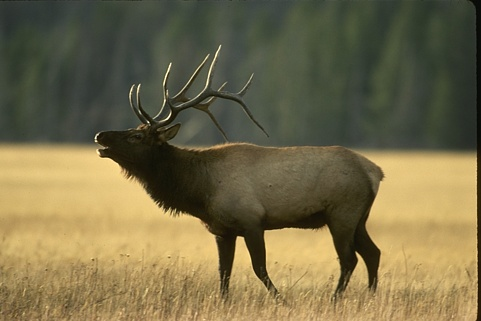
#> input picture imgQ41.jpg, 481 x 321 px
$ jupyter execute lab3.ipynb   (older library calls are emulated)
#> lines starting #> are read from the running program, lines starting #| are printed output that depends on the picture; after the words box and inside, x2 and y2 are one past the last pixel; in counts of white or black regions, pixels touching at a corner belong together
#> further down, img1 is the input picture: shape (321, 481, 3); mean B, G, R 73.5, 107.6, 117.1
[cell 1]
import sys
from sklearn.cluster import MeanShift,estimate_bandwidth
from cv2 import cv2
import numpy as np
import matplotlib.pyplot as plt
from itertools import cycle
from scipy import ndimage as ndi
from skimage.segmentation import watershed
from skimage.feature import peak_local_max


def mshift(img_tmp):
    # most of the codes are from :A demo of the mean-shift clustering algorithm
    # offerred by teacher
    shape = img_tmp.shape
#> shape = (321, 481, 3)
    img = np.reshape(img_tmp,[-1,3]) # convert rbg color matrix to flattened matrix

    bandwidth = estimate_bandwidth(img, quantile=0.3, n_samples=500)
#> bandwidth = 45.92
    # if auto banwidth is used, the program will be time out
    # smaller quantile chosen, more realistic picture will shown,
    # more clusters will be found
    # infact choosing quantile like 0.2 or 0.3 is better.
    # we will get a grapg a little bit like cartoon
    ms = MeanShift(bandwidth=bandwidth, bin_seeding=True)
    ms.fit(img)
    labels = ms.labels_
    # when labels are found, segementation graph is found
    # the following codes are for drawing the scattergram
    cluster_centers = ms.cluster_centers_
#> cluster_centers = [[57.59, 73.03, 67.46], [114.8, 181.3, 212.2]]
    labels_unique = np.unique(labels)
#> labels_unique = [0, 1]
    n_clusters_ = len(labels_unique)
#> n_clusters_ = 2
    print("number of estimated clusters : %d" % n_clusters_)
#| number of estimated clusters : 2
    colors = cycle('bgrcmykbgrcmykbgrcmykbgrcmyk')
    for k, col in zip(range(n_clusters_), colors):  # begin to draw the plot imgae
        my_members = labels == k  # my_members will be 1 if  k == labels, else 0. interesting.
        cluster_center = cluster_centers[k]
        plt.plot(img[my_members, 0], img[my_members, 1], col + '.')
        plt.plot(cluster_center[0], cluster_center[1], 'o', markerfacecolor=col,
             markeredgecolor='k', markersize=14)
#> this loop made 2 passes
    plt.savefig('meanshift.jpg')
    mean_fig = cv2.imread('meanshift.jpg',1)
    segmentedimg = cluster_centers[np.reshape(labels,shape[:2])]
    # convert flattened image back to normal

    return mean_fig,segmentedimg

def water_shed(image):
    # Generate the markers as local maxima of the distance to the background
    distance = ndi.distance_transform_edt(image)
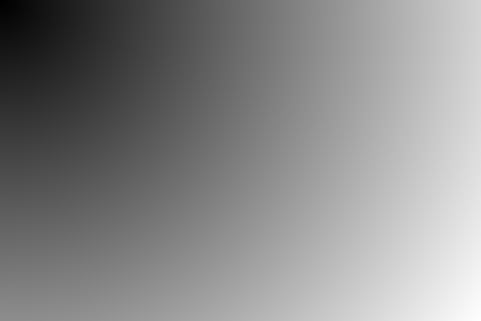
#> distance: shape (321, 481) float64; min 1, max 577.4, mean 310.5; drawn with min black and max white

    # local_maxi = peak_local_max(distance, indices=False, footprint=np.ones((3, 3)),
    #                             labels=image)

    # I don't know why if using footprint = np.one((3,3)) will cause bugs while facing
    # imgQ42, imgQ41 has the same shape as imgQ42, but imgQ41 won't cause bugs,
    # I have no idea on this problem, I will send an email to ask about this question
    # if I still can't figure this out in the following days

    local_maxi = peak_local_max(distance, indices=False,labels=image,min_distance=1)
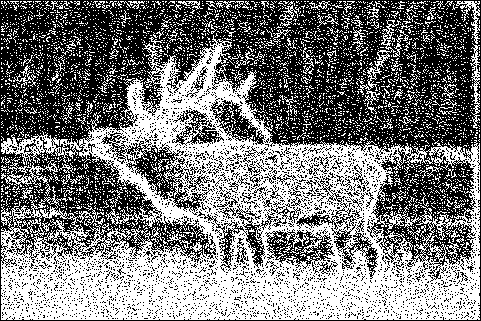
#> local_maxi: shape (321, 481) bool; 47.7% white; 4347 white regions (4248 under 20 px), largest, box (x1, y1, x2, y2) and area: (1, 35, 480, 320) 57402, (5, 160, 60, 196) 487, (358, 20, 401, 95) 427
    # using min_distance = 1 will have similar result as using footprint = np.one((3,3))
    # atl least while facing the sample images, the results are nearly the same.
    markers = ndi.label(local_maxi)[0]
    labels = watershed(-distance, markers, mask=image)
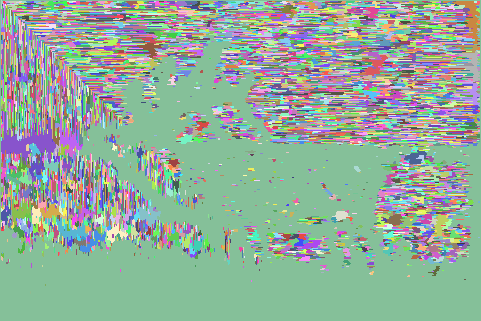
#> labels: shape (321, 481) int32; 9571 distinct labels, from 1 to 9571; one colour per label, 0 black
    return labels


# imgQ41 meanshift
img1 = cv2.imread('imgQ41.jpg',1)
ms_img1,segimg1= mshift(img1)
segimg1 = segimg1.astype(np.uint8)  # without uint8, the picture will be blank
cv2.imwrite('Q41_ms.jpg',ms_img1)
cv2.imwrite('Q41_seg.jpg',segimg1)

# imageQ41 watershed
img2 = cv2.imread('imgQ41.jpg',0)
ws_img2 = water_shed(img2)

# imageQ42 meanshift
img3 = cv2.imread('imgQ42.jpg',1)
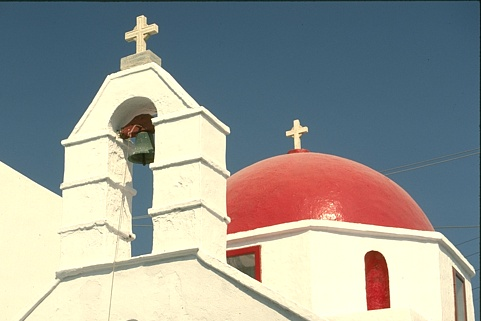
#> input picture imgQ42.jpg, 481 x 321 px
#> img3 is the input picture: shape (321, 481, 3); mean B, G, R 149.1, 155.2, 152.6
ms_img3,segimg3 = mshift(img3)
#> in mshift (call 2), `bandwidth = estimate_bandwidth(img, quantile=0.3, n_samples=500)`: bandwidth = 36.92
#> in mshift (call 2), `cluster_centers = ms.cluster_centers_`: cluster_centers = [[118.2, 99.11, 69.28], [215.6, 250.2, 253.6], [75.32, 84.2, 209.8], [122.4, 140.4, 143.6], [36.5, 46.54, 159.2], [32.28, 36.24, 21.03], [26.41, 46.53, 56.5]]
#> in mshift (call 2), `labels_unique = np.unique(labels)`: labels_unique = [0, 1, 2, 3, 4, 5, 6]
#> in mshift (call 2), `n_clusters_ = len(labels_unique)`: n_clusters_ = 7
#| number of estimated clusters : 7
#> the loop in mshift (call 2), `for k, col in zip(range(n_clusters_), colors):` made 7 passes
#> in mshift (call 2), `mean_fig = cv2.imread('meanshift.jpg',1)`:
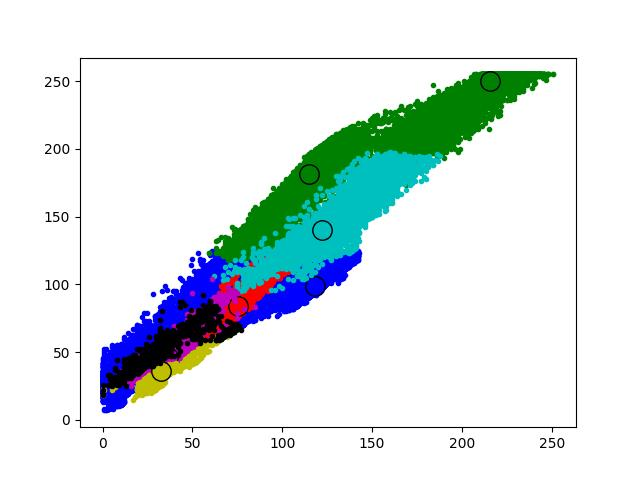
#> mean_fig: shape (480, 640, 3); mean B, G, R 231.8, 232.5, 221.1
segimg3 = segimg3.astype(np.uint8) # without uint8, the picture will be blank
cv2.imwrite('Q42_ms.jpg',ms_img3)
cv2.imwrite('Q42_seg.jpg',segimg3)


# imageQ42 watershed
img4 = cv2.imread('imgQ42.jpg',0)
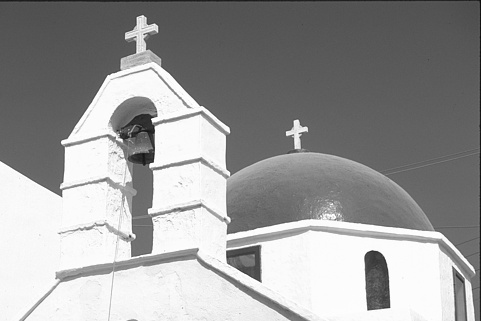
#> img4: shape (321, 481); min 13, max 255, mean 153.8
ws_img4 = water_shed(img4)
#> in water_shed (call 2), `local_maxi = peak_local_max(distance, indices=False,labels=image,min_d..`:
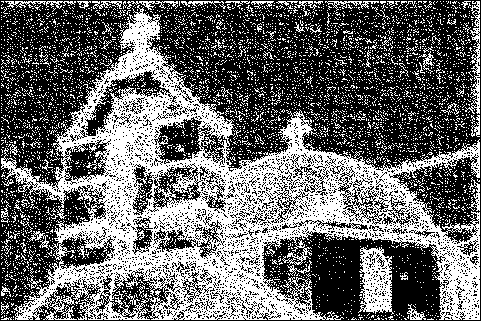
#> local_maxi: shape (321, 481) bool; 41.1% white in thin lines or dots
#> in water_shed (call 2), `markers = ndi.label(local_maxi)[0]`:
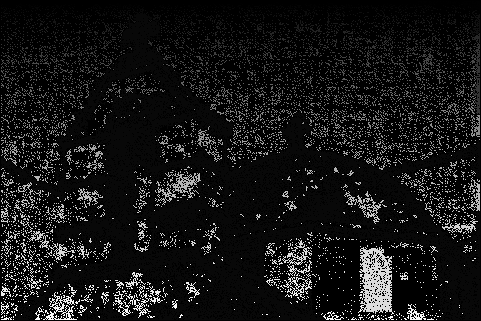
#> markers: shape (321, 481) int32; min 0, max 10034, mean 866.6; drawn with min black and max white
#> in water_shed (call 2), `labels = watershed(-distance, markers, mask=image)`:
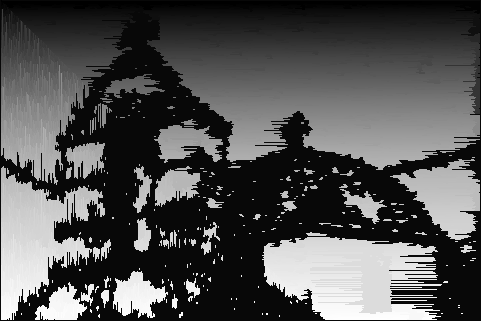
#> labels: shape (321, 481) int32; min 1, max 10034, mean 3227.3; drawn with min black and max white

# plot images
fig, axes = plt.subplots(2,4)
ax = axes.ravel()
ax[0].imshow(img1[:,:,::-1])
ax[0].set_title('basic imageQ41')
ax[1].imshow(ms_img1[:,:,::-1])
ax[1].set_title('meanshift graph')
ax[2].imshow(segimg1[:,:,::-1])
ax[2].set_title('Meanshift')
ax[3].imshow(ws_img2, cmap=plt.cm.nipy_spectral)
ax[3].set_title('Watershed')

ax[4].imshow(img3[:,:,::-1])
ax[4].set_title('basic imageQ42')
ax[5].imshow(ms_img3[:,:,::-1])
ax[5].set_title('meanshift graph')
ax[6].imshow(segimg3[:,:,::-1])
ax[6].set_title('Meanshift')
ax[7].imshow(ws_img4, cmap=plt.cm.nipy_spectral)
ax[7].set_title('Watershed')

for a in ax:
    a.set_axis_off()
#> this loop made 8 passes
# I don't know why sometimes the plot won't show itself,
# so I save it as results.jpg to make sure that I can always see it
plt.savefig('results.jpg')
fig.tight_layout()

plt.show()
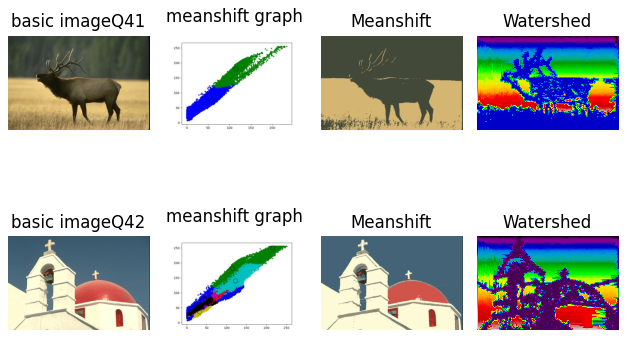
#> figure drawn by matplotlib, 8 panels
